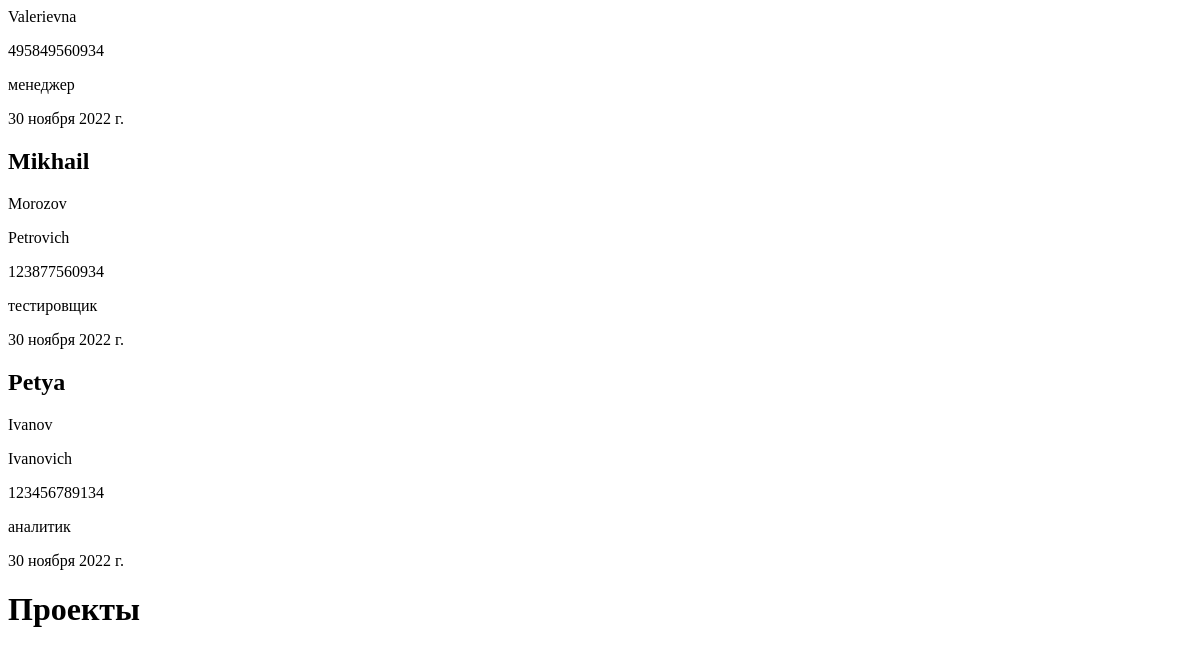
Before: / (lower part) with the older database file.
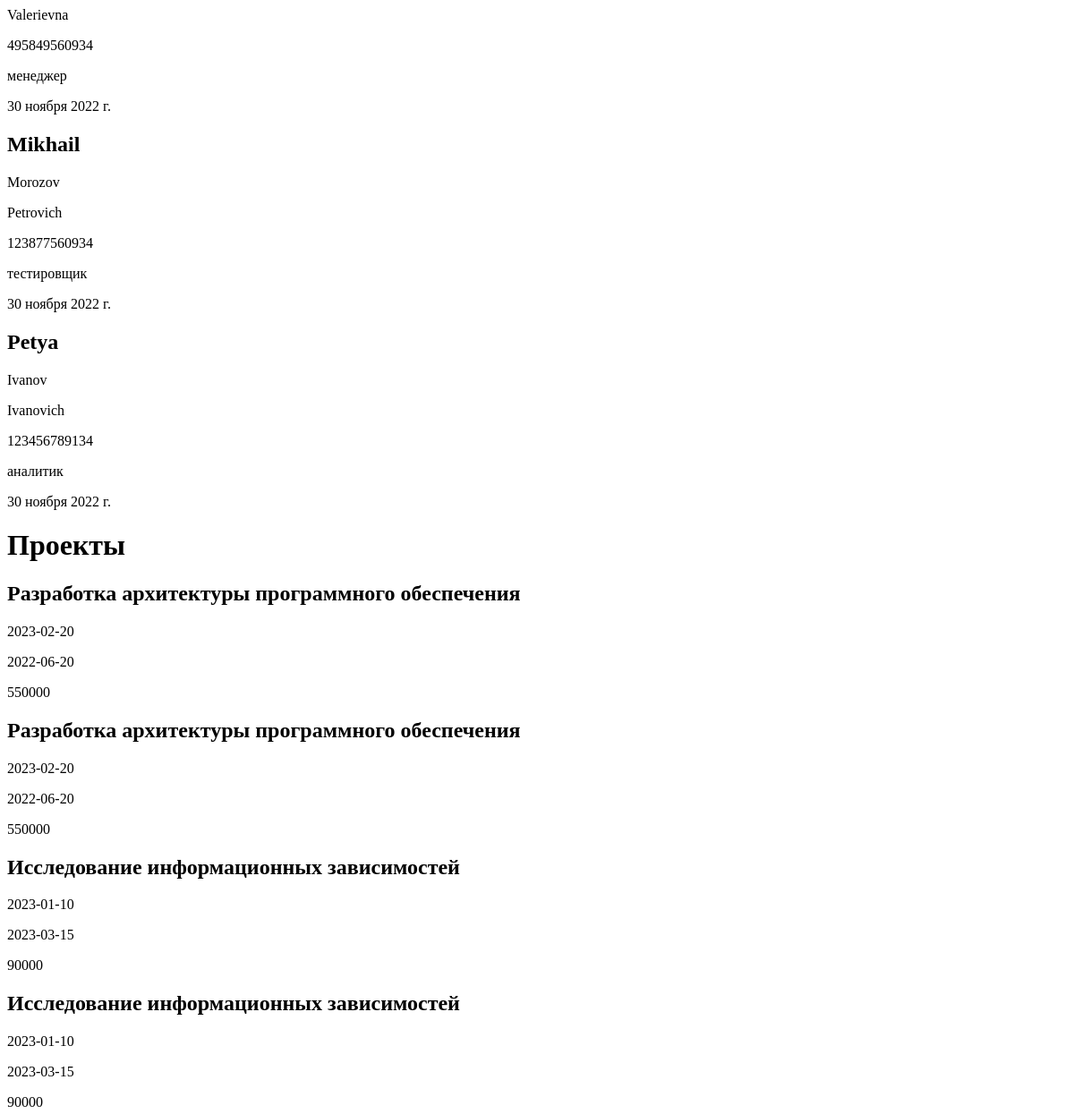
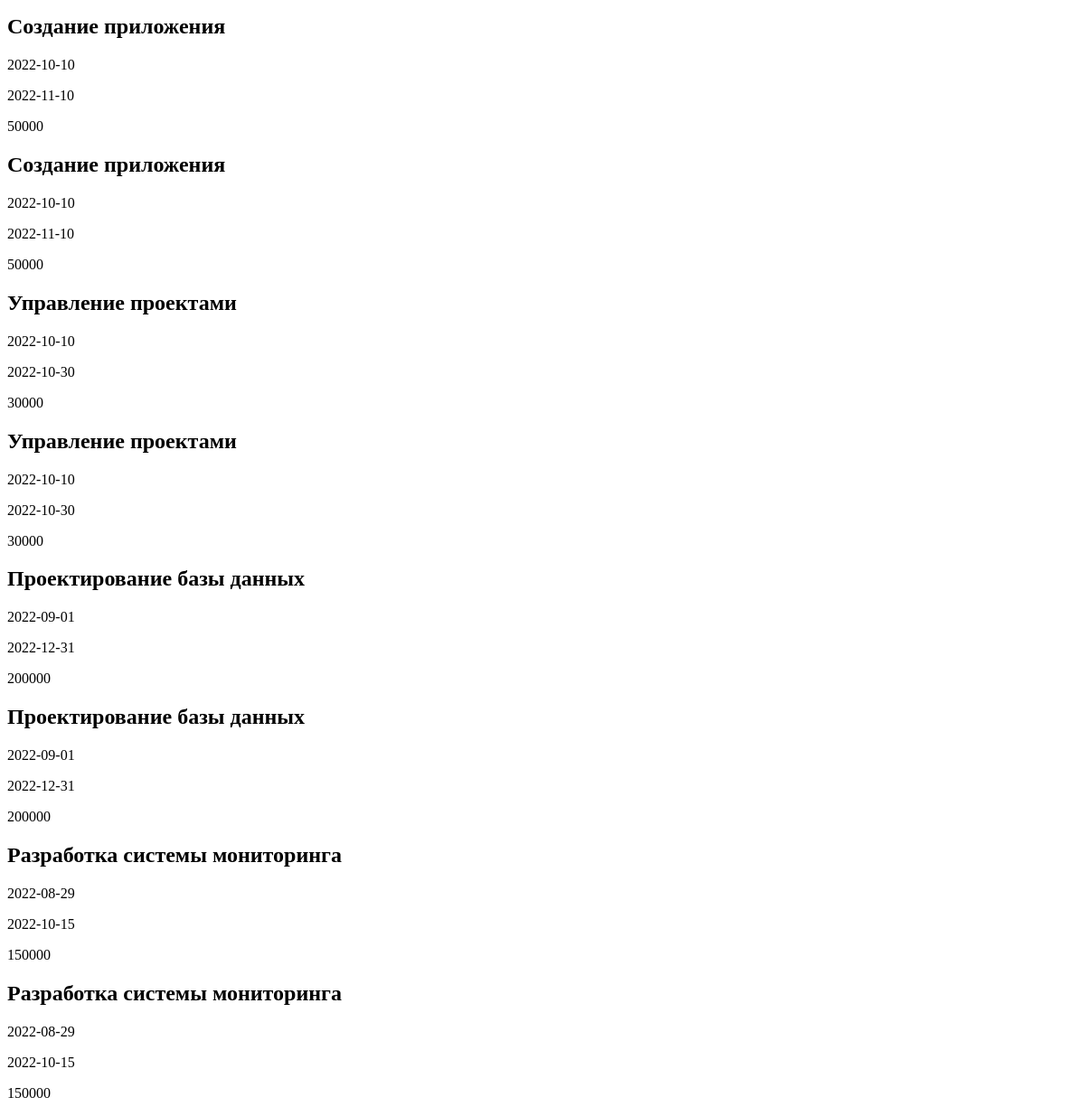
After: the same page with the newer database file (2 pictures, top to bottom).
### nii/models.py (models this page shows)
class Employees(models.Model):
    first_name = models.CharField(max_length=50, verbose_name='Имя')
    last_name = models.CharField(max_length=50, verbose_name='Фамилия')
    middle_name = models.CharField(max_length=50, verbose_name='Отчество')
    inn = models.TextField(null=True, blank=True, verbose_name='ИНН')
    position = models.CharField(max_length=50, verbose_name='Должность')
    data = models.DateField(auto_now_add=True, db_index=True, verbose_name='Дата рождения')
    class Meta:
        verbose_name_plural = 'Сотрудники'
        verbose_name = 'Сотрудник'
        ordering = ['-data']

class Projects(models.Model):
    name = models.CharField(max_length=50, verbose_name='Название')
    start_date = models.CharField(max_length=50, verbose_name='Дата начала')
    end_date = models.CharField(max_length=50, verbose_name='Дата окончания')
    amount_of_financing = models.CharField(max_length=20, verbose_name='Объем финансирования')
    class Meta:
        verbose_name_plural = 'Проекты'
        verbose_name = 'Проект'
        ordering = ['-start_date']

### nii/views.py (the view)
# urls.py: path('', index),
def index(request):
    employeess = Employees.objects.all()
    projectss = Projects.objects.all()
    return render(request, "nii/index.html", {'employeess': employeess, 'projectss': projectss})

### nii/templates/nii/index.html (shortened to what this page needs)
<!DOCTYPE html>
<html lang="ru">
<head>
</head>
<body>
		{% for employees in employeess %}
		<div>
				<h2>{{ employees.first_name }}</h2>
				<p>{{ employees.last_name }}</p>
				<p>{{ employees.middle_name }}</p>
				<p>{{ employees.inn }}</p>
				<p>{{ employees.position }}</p>
				<p>{{ employees.data }}</p>
		</div>
		{% endfor %}
		<h1>Проекты</h1>
		{% for projects in projectss %}
		<div>
				<h2>{{ projects.name }}</h2>
				<p>{{ projects.start_date }}</p>
				<p>{{ projects.end_date }}</p>
				<p>{{ projects.amount_of_financing }}</p>
		</div>
		<div>
				<h2>{{ projects.name }}</h2>
				<p>{{ projects.start_date }}</p>
				<p>{{ projects.end_date }}</p>
				<p>{{ projects.amount_of_financing }}</p>
		</div>
		{% endfor %}
</body>
</html>

Changed rows visible on the page:
added Projects: name "Разработка архитектуры программного обеспечения", start_date "2023-02-20", end_date "2022-06-20", amount_of_financing "550000"
added Projects: name "Исследование информационных зависимостей", start_date "2023-01-10", end_date "2023-03-15", amount_of_financing "90000"
added Projects: name "Создание приложения", start_date "2022-10-10", end_date "2022-11-10", amount_of_financing "50000"
added Projects: name "Управление проектами", start_date "2022-10-10", end_date "2022-10-30", amount_of_financing "30000"
added Projects: name "Проектирование базы данных", start_date "2022-09-01", end_date "2022-12-31", amount_of_financing "200000"
added Projects: name "Разработка системы мониторинга", start_date "2022-08-29", end_date "2022-10-15", amount_of_financing "150000"
